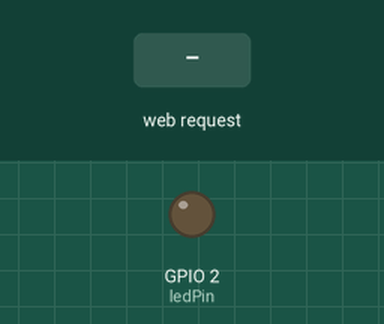
This sketch was run on a simulated ESP32. On the bench: output pins drawn as LEDs (lit = HIGH). The test bench sets the inputs (shaded band). USB keyboard and mouse output is not drawn.

Above: at 1.2 s.
1.3 s: HTTP request GET /inject received
At 2.1 s:
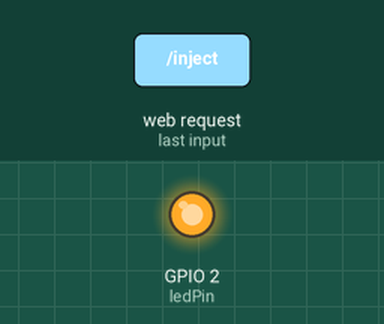
Timing chart, 0 to 5.6 s (numbered marks = the images above; inputs shaded):
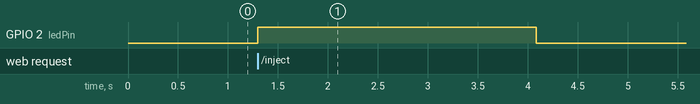

The sketch:

esp-bleducy-friendly.ino
```cpp
/**
 * PROJECT: EXTROS V3 (Security Research PoC)
 * TARGET: ESP32 DevKit V1
 * AUTHOR: Mr. Elixir
 * PURPOSE: Bluetooth Low Energy (BLE) HID Injection Demonstration
 */

#include <WiFi.h>
#include <WebServer.h>
#include <BleKeyboard.h>

// ==========================================
// CONFIGURATION
// ==========================================
const char* ap_ssid = "EXTROS";
const char* ap_password = "password123";

// Bluetooth Device Name (Stealth Mode)
BleKeyboard bleKeyboard("Generic Keyboard", "HP", 100);

WebServer server(80);
const int ledPin = 2;
bool isStressTestActive = false;

// ==========================================
// WEB DASHBOARD (Stored in Flash Memory)
// ==========================================
const char index_html[] PROGMEM = R"=====(
<!DOCTYPE html>
<html lang="en">
<head>
    <meta name="viewport" content="width=device-width, initial-scale=1.0">
    <title>EXTROS V3 // C2</title>
    <style>
        @import url('https://fonts.googleapis.com/css2?family=JetBrains+Mono:wght@400;700&display=swap');

        body {
            background-color: #0a0a0a;
            color: #00ff41;
            font-family: 'JetBrains Mono', monospace;
            display: flex;
            justify-content: center;
            padding: 20px;
        }

        .container { width: 100%; max-width: 400px; display: flex; flex-direction: column; gap: 15px; }

        .header { border-bottom: 1px solid #333; padding-bottom: 10px; margin-bottom: 10px; }
        .title { font-size: 24px; font-weight: bold; }
        .subtitle { font-size: 12px; color: #666; }

        .status-box {
            background: #111; border: 1px solid #333; padding: 15px;
            text-align: center; border-radius: 4px;
        }

        .status-text { font-size: 18px; font-weight: bold; margin-bottom: 5px; }
        .connected { color: #00ff41; }
        .disconnected { color: #555; }
        .active { color: #ff3333; animation: pulse 1s infinite; }

        button {
            background: transparent; border: 1px solid #00ff41; color: #00ff41;
            padding: 15px; font-family: inherit; font-size: 16px; cursor: pointer;
            margin-top: 5px; transition: 0.2s;
        }
        button:hover { background: rgba(0, 255, 65, 0.1); }
        button:active { transform: scale(0.98); }

        .btn-stop { border-color: #ff3333; color: #ff3333; }
        .btn-stop:hover { background: rgba(255, 51, 51, 0.1); }

        .log-terminal {
            background: #000; border: 1px solid #333; height: 120px;
            padding: 10px; font-size: 11px; color: #888; overflow-y: auto;
        }

        @keyframes pulse { 0% {opacity:1;} 50% {opacity:0.6;} }
    </style>
</head>
<body>
    <div class="container">
        <div class="header">
            <div class="title">EXTROS V3</div>
            <div class="subtitle">BLE HID INJECTION TOOL</div>
        </div>

        <div class="status-box">
            <div id="statusText" class="status-text disconnected">WAITING FOR TARGET...</div>
            <div id="subStatus" style="font-size: 12px; color: #555;">SCANNING BLUETOOTH</div>
        </div>

        <button onclick="sendCommand('/inject')">⚡ INJECT PAYLOAD (PoC)</button>
        <button class="btn-stop" onclick="sendCommand('/stop')">🛑 STOP ALL PROCESSES</button>

        <div class="log-terminal" id="console">
            <div>> SYSTEM READY...</div>
        </div>
    </div>

    <script>
        function log(msg) {
            const t = document.getElementById('console');
            const time = new Date().toLocaleTimeString().split(' ')[0];
            t.innerHTML += `<div>[${time}] ${msg}</div>`;
            t.scrollTop = t.scrollHeight;
        }

        function sendCommand(endpoint) {
            log("EXECUTING: " + endpoint);
            fetch(endpoint);
        }

        setInterval(() => {
            fetch('/status').then(r => r.json()).then(d => {
                const txt = document.getElementById('statusText');
                const sub = document.getElementById('subStatus');

                if(d.stress) {
                    txt.innerText = "⚠️ INJECTION ACTIVE";
                    txt.className = "status-text active";
                    sub.innerText = "SENDING KEYSTROKES...";
                } else if(d.conn) {
                    txt.innerText = "TARGET CONNECTED";
                    txt.className = "status-text connected";
                    sub.innerText = "READY TO DEPLOY";
                } else {
                    txt.innerText = "DISCONNECTED";
                    txt.className = "status-text disconnected";
                    sub.innerText = "WAITING FOR BLUETOOTH PAIRING";
                }
            });
        }, 1000);
    </script>
</body>
</html>
)=====";

// ==========================================
// LOGIC
// ==========================================

void typeText(String text) {
  for(int i = 0; i < text.length(); i++) {
    bleKeyboard.print(text[i]);
    delay(20);
  }
}

void handleInject() {
  if(!bleKeyboard.isConnected()) return;
  digitalWrite(ledPin, HIGH);

  // 1. Buka Spotlight/Search (Universal untuk iOS/Android/Windows)
  bleKeyboard.press(KEY_LEFT_GUI);
  bleKeyboard.print(" ");
  bleKeyboard.releaseAll();
  delay(500);

  // 2. Ketik Pesan Edukasi
  typeText("SECURITY ALERT: YOUR DEVICE IS VULNERABLE TO HID INJECTION");
  delay(1000);

  // 3. Masuk ke Notepad/Browser (Simple PoC)
  bleKeyboard.print(KEY_RETURN);

  server.send(200, "text/plain", "OK");
  digitalWrite(ledPin, LOW);
}

void handleStop() {
  isStressTestActive = false;
  digitalWrite(ledPin, LOW);
  server.send(200, "text/plain", "STOPPED");
}

void handleStatus() {
  String json = "{\"conn\":" + String(bleKeyboard.isConnected()?"true":"false") + ",";
  json += "\"stress\":" + String(isStressTestActive?"true":"false") + "}";
  server.send(200, "application/json", json);
}

void setup() {
  pinMode(ledPin, OUTPUT);

  bleKeyboard.begin();
  WiFi.mode(WIFI_AP);
  WiFi.softAP(ap_ssid, ap_password);

  server.on("/", [](){ server.send(200, "text/html", index_html); });
  server.on("/inject", handleInject);
  server.on("/stop", handleStop);
  server.on("/status", handleStatus);
  server.begin();
}

void loop() {
  server.handleClient();

  // Fitur "Stress Test" (Versi aman: ada delay biar device gak hang permanen)
  if (isStressTestActive && bleKeyboard.isConnected()) {
    bleKeyboard.write(KEY_MEDIA_VOLUME_UP);
    bleKeyboard.write(KEY_MEDIA_VOLUME_DOWN);
    delay(100); // Delay safety biar gak crash total
  }
}
```

Measured:
- after the input at 1.3 s, GPIO 2 (ledPin): LOW → HIGH at once, → LOW 2.8 s later
